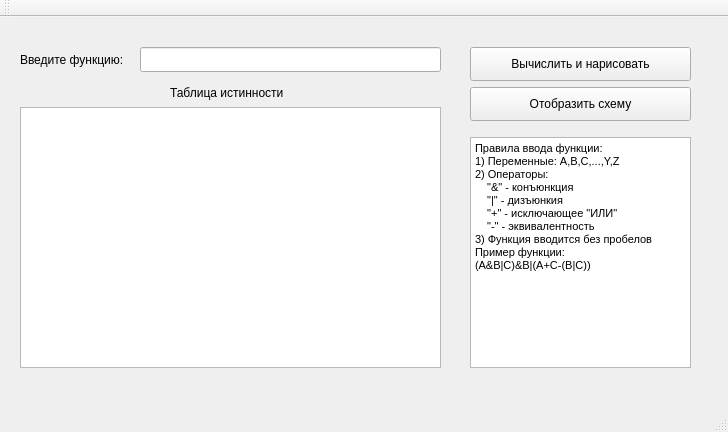
<?xml version="1.0" encoding="UTF-8"?>
<ui version="4.0">
 <class>WelcomeWindowClass</class>
 <widget class="QMainWindow" name="WelcomeWindowClass">
  <property name="geometry">
   <rect>
    <x>0</x>
    <y>0</y>
    <width>728</width>
    <height>432</height>
   </rect>
  </property>
  <property name="windowTitle">
   <string>WelcomeWindow</string>
  </property>
  <widget class="QWidget" name="centralWidget">
   <widget class="QLineEdit" name="lineEdit">
    <property name="geometry">
     <rect>
      <x>140</x>
      <y>30</y>
      <width>301</width>
      <height>25</height>
     </rect>
    </property>
   </widget>
   <widget class="QPushButton" name="pushButton">
    <property name="geometry">
     <rect>
      <x>470</x>
      <y>30</y>
      <width>221</width>
      <height>34</height>
     </rect>
    </property>
    <property name="text">
     <string>Вычислить и нарисовать</string>
    </property>
   </widget>
   <widget class="QPushButton" name="pushButton_2">
    <property name="geometry">
     <rect>
      <x>470</x>
      <y>70</y>
      <width>221</width>
      <height>34</height>
     </rect>
    </property>
    <property name="text">
     <string>Отобразить схему</string>
    </property>
   </widget>
   <widget class="QListWidget" name="listWidget">
    <property name="geometry">
     <rect>
      <x>20</x>
      <y>90</y>
      <width>421</width>
      <height>261</height>
     </rect>
    </property>
   </widget>
   <widget class="QTextBrowser" name="textBrowser">
    <property name="geometry">
     <rect>
      <x>470</x>
      <y>120</y>
      <width>221</width>
      <height>231</height>
     </rect>
    </property>
    <property name="html">
     <string>&lt;!DOCTYPE HTML PUBLIC &quot;-//W3C//DTD HTML 4.0//EN&quot; &quot;http://www.w3.org/TR/REC-html40/strict.dtd&quot;&gt;
&lt;html&gt;&lt;head&gt;&lt;meta name=&quot;qrichtext&quot; content=&quot;1&quot; /&gt;&lt;style type=&quot;text/css&quot;&gt;
p, li { white-space: pre-wrap; }
&lt;/style&gt;&lt;/head&gt;&lt;body style=&quot; font-family:'MS Shell Dlg 2'; font-size:8.25pt; font-weight:400; font-style:normal;&quot;&gt;
&lt;p style=&quot; margin-top:0px; margin-bottom:0px; margin-left:0px; margin-right:0px; -qt-block-indent:0; text-indent:0px;&quot;&gt;&lt;span style=&quot; font-size:8pt;&quot;&gt;Правила ввода функции:&lt;br /&gt;1) Переменные: A,B,C,...,Y,Z&lt;br /&gt;2) Операторы:&lt;br /&gt;    &amp;quot;&amp;amp;&amp;quot; - конъюнкция&lt;br /&gt;    &amp;quot;|&amp;quot; - дизъюнкия&lt;/span&gt;&lt;/p&gt;
&lt;p style=&quot; margin-top:0px; margin-bottom:0px; margin-left:0px; margin-right:0px; -qt-block-indent:0; text-indent:0px;&quot;&gt;&lt;span style=&quot; font-size:8pt;&quot;&gt;    &amp;quot;+&amp;quot; - исключающее &amp;quot;ИЛИ&amp;quot;&lt;/span&gt;&lt;/p&gt;
&lt;p style=&quot; margin-top:0px; margin-bottom:0px; margin-left:0px; margin-right:0px; -qt-block-indent:0; text-indent:0px;&quot;&gt;&lt;span style=&quot; font-size:8pt;&quot;&gt;    &amp;quot;-&amp;quot; - эквивалентность&lt;br /&gt;3) Функция вводится без пробелов&lt;br /&gt;Пример функции:&lt;br /&gt;(A&amp;amp;B|C)&amp;amp;B|(A+C-(B|C))&lt;/span&gt;&lt;/p&gt;&lt;/body&gt;&lt;/html&gt;</string>
    </property>
   </widget>
   <widget class="QLabel" name="label">
    <property name="geometry">
     <rect>
      <x>20</x>
      <y>32</y>
      <width>121</width>
      <height>21</height>
     </rect>
    </property>
    <property name="text">
     <string>Введите функцию:</string>
    </property>
   </widget>
   <widget class="QLabel" name="label_2">
    <property name="geometry">
     <rect>
      <x>170</x>
      <y>65</y>
      <width>121</width>
      <height>21</height>
     </rect>
    </property>
    <property name="text">
     <string>Таблица истинности</string>
    </property>
   </widget>
  </widget>
  <widget class="QMenuBar" name="menuBar">
   <property name="geometry">
    <rect>
     <x>0</x>
     <y>0</y>
     <width>728</width>
     <height>21</height>
    </rect>
   </property>
  </widget>
  <widget class="QToolBar" name="mainToolBar">
   <attribute name="toolBarArea">
    <enum>TopToolBarArea</enum>
   </attribute>
   <attribute name="toolBarBreak">
    <bool>false</bool>
   </attribute>
  </widget>
  <widget class="QStatusBar" name="statusBar"/>
 </widget>
 <layoutdefault spacing="6" margin="11"/>
 <resources>
  <include location="WelcomeWindow.qrc"/>
 </resources>
 <connections/>
</ui>
